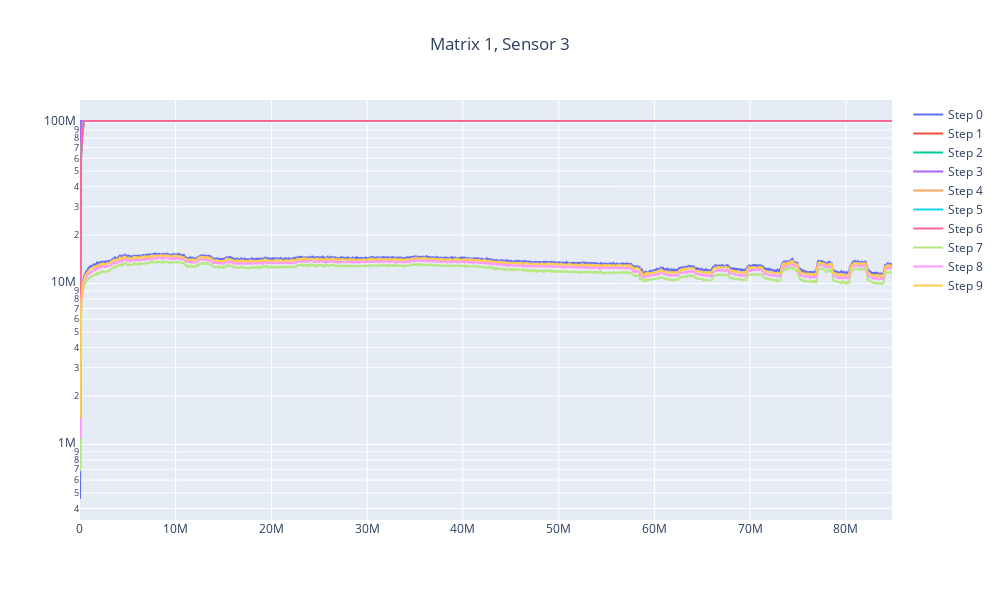

Notebook code cell kept with this figure:
### Code cell
plot_filtered_data(sensor_data, 1, 3)

### Figure 1 — Plotly figure (JSON) as saved in the notebook; plotly's stock layout.template omitted (floating-point values rounded to 4 significant figures; data arrays with more than 128 entries replaced by an {"elided": "..."} marker saying what was removed)
{"data": [{"mode": "lines", "name": "Step 0", "type": "scatter", "x": {"elided": "7841 int values"}, "y": {"elided": "7841 float values"}}, {"mode": "lines", "name": "Step 1", "type": "scatter", "x": {"elided": "7841 int values"}, "y": {"elided": "7841 float values"}}, {"mode": "lines", "name": "Step 2", "type": "scatter", "x": {"elided": "7841 int values"}, "y": {"elided": "7841 float values"}}, {"mode": "lines", "name": "Step 3", "type": "scatter", "x": {"elided": "7841 int values"}, "y": {"elided": "7841 float values"}}, {"mode": "lines", "name": "Step 4", "type": "scatter", "x": {"elided": "7841 int values"}, "y": {"elided": "7841 float values"}}, {"mode": "lines", "name": "Step 5", "type": "scatter", "x": {"elided": "7841 int values"}, "y": {"elided": "7841 float values"}}, {"mode": "lines", "name": "Step 6", "type": "scatter", "x": {"elided": "7841 int values"}, "y": {"elided": "7841 float values"}}, {"mode": "lines", "name": "Step 7", "type": "scatter", "x": {"elided": "7840 int values"}, "y": {"elided": "7840 float values"}}, {"mode": "lines", "name": "Step 8", "type": "scatter", "x": {"elided": "7840 int values"}, "y": {"elided": "7840 float values"}}, {"mode": "lines", "name": "Step 9", "type": "scatter", "x": {"elided": "7840 int values"}, "y": {"elided": "7840 float values"}}], "layout": {"height": 600, "title": {"text": "Matrix 1, Sensor 3", "x": 0.5}, "width": 1000, "yaxis": {"type": "log"}}}
